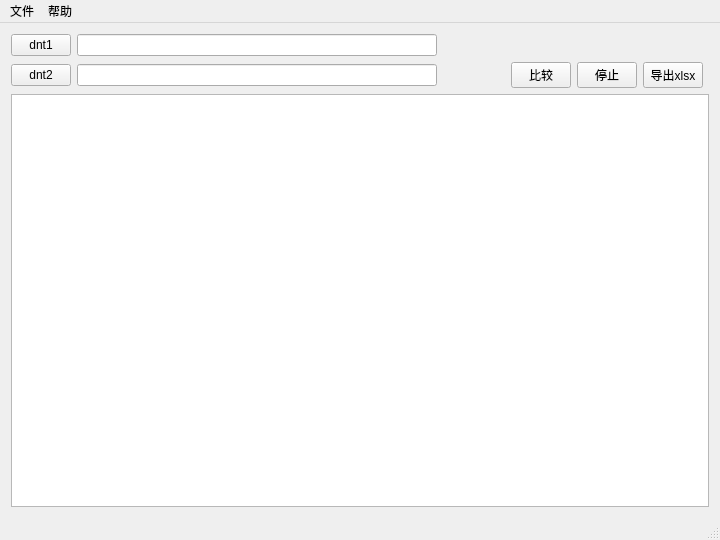
<?xml version="1.0" encoding="UTF-8"?>
<ui version="4.0">
 <class>MainWindow</class>
 <widget class="QMainWindow" name="MainWindow">
  <property name="geometry">
   <rect>
    <x>0</x>
    <y>0</y>
    <width>720</width>
    <height>540</height>
   </rect>
  </property>
  <property name="windowTitle">
   <string>DntComparer</string>
  </property>
  <widget class="QWidget" name="centralWidget">
   <layout class="QGridLayout" name="gridLayout">
    <item row="1" column="1">
     <widget class="QLineEdit" name="lineEdit_dnt2"/>
    </item>
    <item row="1" column="0">
     <widget class="QPushButton" name="pushButton_dnt2">
      <property name="maximumSize">
       <size>
        <width>60</width>
        <height>16777215</height>
       </size>
      </property>
      <property name="text">
       <string>dnt2</string>
      </property>
     </widget>
    </item>
    <item row="0" column="1">
     <widget class="QLineEdit" name="lineEdit_dnt1">
      <property name="minimumSize">
       <size>
        <width>360</width>
        <height>0</height>
       </size>
      </property>
     </widget>
    </item>
    <item row="1" column="9">
     <widget class="QPushButton" name="pushButton_xlsx">
      <property name="maximumSize">
       <size>
        <width>60</width>
        <height>16777215</height>
       </size>
      </property>
      <property name="text">
       <string>导出xlsx</string>
      </property>
     </widget>
    </item>
    <item row="1" column="8">
     <widget class="QPushButton" name="pushButton_stop">
      <property name="maximumSize">
       <size>
        <width>60</width>
        <height>16777215</height>
       </size>
      </property>
      <property name="text">
       <string>停止</string>
      </property>
     </widget>
    </item>
    <item row="2" column="0" colspan="11">
     <widget class="QTableWidget" name="tableWidget">
      <property name="minimumSize">
       <size>
        <width>0</width>
        <height>360</height>
       </size>
      </property>
      <property name="whatsThis">
       <string>&lt;!DOCTYPE HTML PUBLIC &quot;-//W3C//DTD HTML 4.0//EN&quot; &quot;http://www.w3.org/TR/REC-html40/strict.dtd&quot;&gt;
&lt;html&gt;&lt;head&gt;&lt;meta name=&quot;qrichtext&quot; content=&quot;1&quot; /&gt;&lt;style type=&quot;text/css&quot;&gt;
p, li { white-space: pre-wrap; }
&lt;/style&gt;&lt;/head&gt;&lt;body style=&quot; font-family:'微软雅黑'; font-size:9pt; font-weight:400; font-style:normal;&quot;&gt;
&lt;p style=&quot; margin-top:0px; margin-bottom:0px; margin-left:0px; margin-right:0px; -qt-block-indent:0; text-indent:0px;&quot;&gt;阿斯达&lt;/p&gt;&lt;/body&gt;&lt;/html&gt;</string>
      </property>
      <attribute name="horizontalHeaderDefaultSectionSize">
       <number>100</number>
      </attribute>
      <attribute name="horizontalHeaderMinimumSectionSize">
       <number>50</number>
      </attribute>
      <attribute name="horizontalHeaderStretchLastSection">
       <bool>false</bool>
      </attribute>
      <attribute name="verticalHeaderDefaultSectionSize">
       <number>20</number>
      </attribute>
      <attribute name="verticalHeaderMinimumSectionSize">
       <number>20</number>
      </attribute>
     </widget>
    </item>
    <item row="0" column="0">
     <widget class="QPushButton" name="pushButton_dnt1">
      <property name="maximumSize">
       <size>
        <width>60</width>
        <height>16777215</height>
       </size>
      </property>
      <property name="text">
       <string>dnt1</string>
      </property>
     </widget>
    </item>
    <item row="1" column="7">
     <widget class="QPushButton" name="pushButton_compare">
      <property name="maximumSize">
       <size>
        <width>60</width>
        <height>16777215</height>
       </size>
      </property>
      <property name="text">
       <string>比较</string>
      </property>
     </widget>
    </item>
    <item row="1" column="2">
     <spacer name="horizontalSpacer">
      <property name="orientation">
       <enum>Qt::Horizontal</enum>
      </property>
      <property name="sizeHint" stdset="0">
       <size>
        <width>134</width>
        <height>20</height>
       </size>
      </property>
     </spacer>
    </item>
   </layout>
  </widget>
  <widget class="QMenuBar" name="menuBar">
   <property name="geometry">
    <rect>
     <x>0</x>
     <y>0</y>
     <width>720</width>
     <height>23</height>
    </rect>
   </property>
   <widget class="QMenu" name="menu">
    <property name="title">
     <string>文件</string>
    </property>
    <addaction name="separator"/>
    <addaction name="actionDnt1"/>
    <addaction name="actionDnt2"/>
    <addaction name="action_compare"/>
    <addaction name="separator"/>
    <addaction name="action_exit"/>
   </widget>
   <widget class="QMenu" name="menu_2">
    <property name="title">
     <string>帮助</string>
    </property>
    <addaction name="action_about"/>
   </widget>
   <addaction name="menu"/>
   <addaction name="menu_2"/>
  </widget>
  <widget class="QStatusBar" name="statusBar">
   <property name="layoutDirection">
    <enum>Qt::LeftToRight</enum>
   </property>
  </widget>
  <action name="action_exit">
   <property name="text">
    <string>退出</string>
   </property>
  </action>
  <action name="action_about">
   <property name="text">
    <string>关于</string>
   </property>
  </action>
  <action name="actionDnt1">
   <property name="text">
    <string>dnt1</string>
   </property>
  </action>
  <action name="actionDnt2">
   <property name="text">
    <string>dnt2</string>
   </property>
  </action>
  <action name="action_compare">
   <property name="text">
    <string>比较</string>
   </property>
  </action>
 </widget>
 <layoutdefault spacing="6" margin="11"/>
 <resources/>
 <connections/>
</ui>
